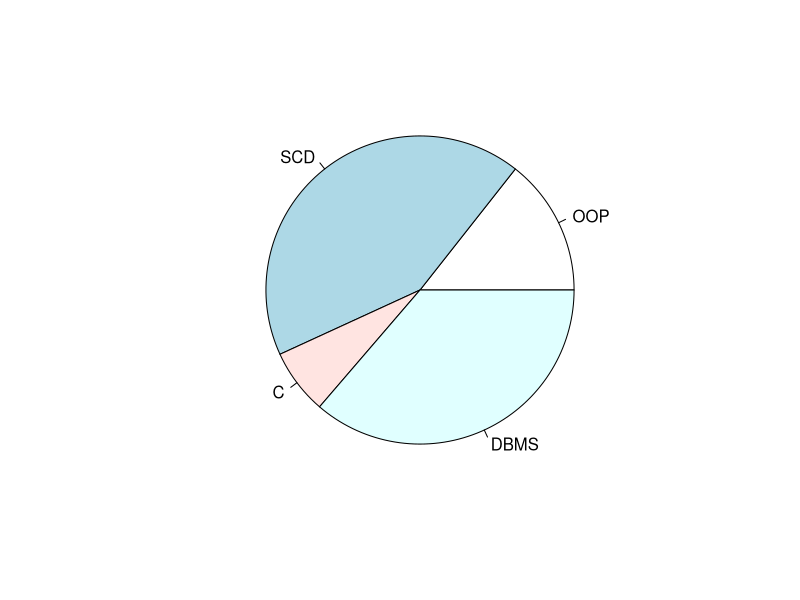

The R script that drew this image:
# Create data for the graph.
x <- c(21, 62, 10, 53)
labels <- c("OOP", "SCD", "C", "DBMS")

# Give the chart file a name.
png(file = "Practice/graphs/pie/Images/subjectMarks.png")

# Plot the chart.
pie(x, labels)

# Save the file.
dev.off()